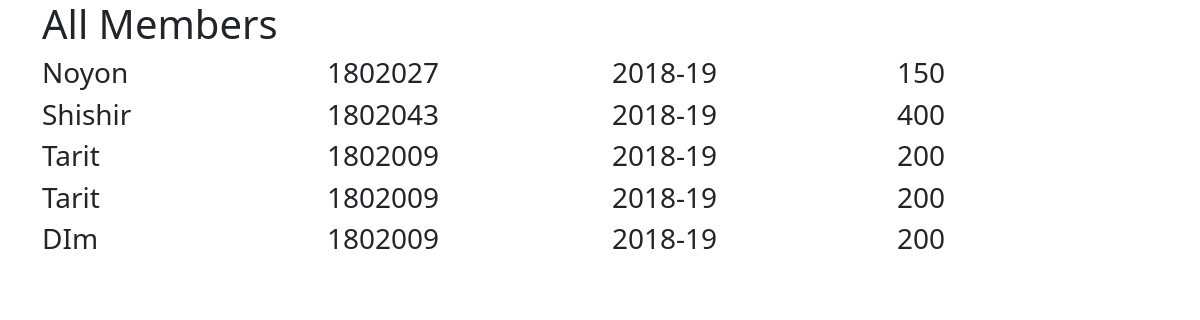
The app's page /, older data.
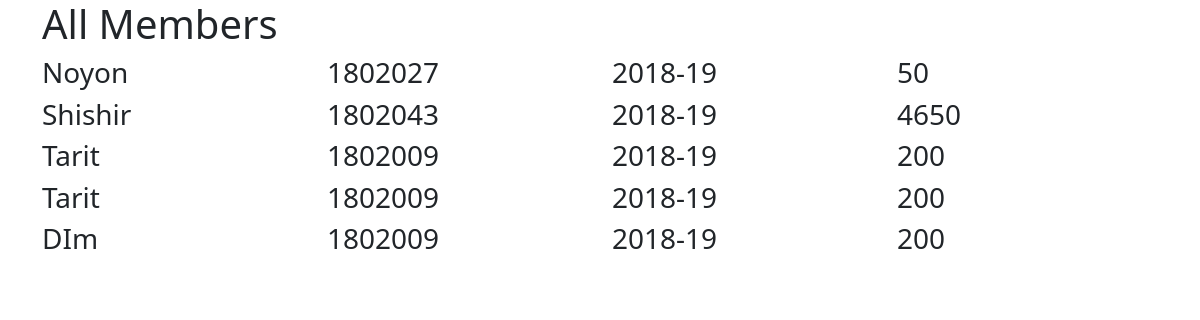
The same page, newer data.
### customers/models.py (models this page shows)
class Customer(models.Model):
    name = models.CharField(max_length=50)
    PSTU_ID = models.CharField(max_length=50)
    session = models.CharField(max_length=50)
    fingerprint = models.CharField(max_length=10)
    balance = models.IntegerField()

### customers/views.py (the view)
# urls.py: path('', views.index, name='index'),
def index(request):
    customer = Customer.objects.all()
    return render(request, 'index.html', {'customer': customer})

### templates/index.html (shortened to what this page needs)
<!doctype html>
<html lang="en">
<head>
    <link href="https://cdn.jsdelivr.net/npm/bootstrap@5.0.2/dist/css/bootstrap.min.css" rel="stylesheet"
>
</head>
<body>
<div class="container">
    <div class="row">
        <div class="col-md-12">
            <h1>All Members</h1>
        </div>
        {% for obj in customer %}
            <div class="col-md-3">
                <h3>{{ obj.name }}</h3>
            </div>
            <div class="col-md-3">
                <h3>{{ obj.PSTU_ID }}</h3>
            </div>
            <div class="col-md-3">
                <h3>{{ obj.session }}</h3>
            </div>
            <div class="col-md-3">
                <h3>{{ obj.balance }}</h3>
            </div>
        {% endfor %}
    </div>
</div>
</body>
</html>

Row changes from the older to the newer data that the page shows:
changed Customer "Noyon": balance "150" → "50"
changed Customer "Shishir": balance "400" → "4650"
